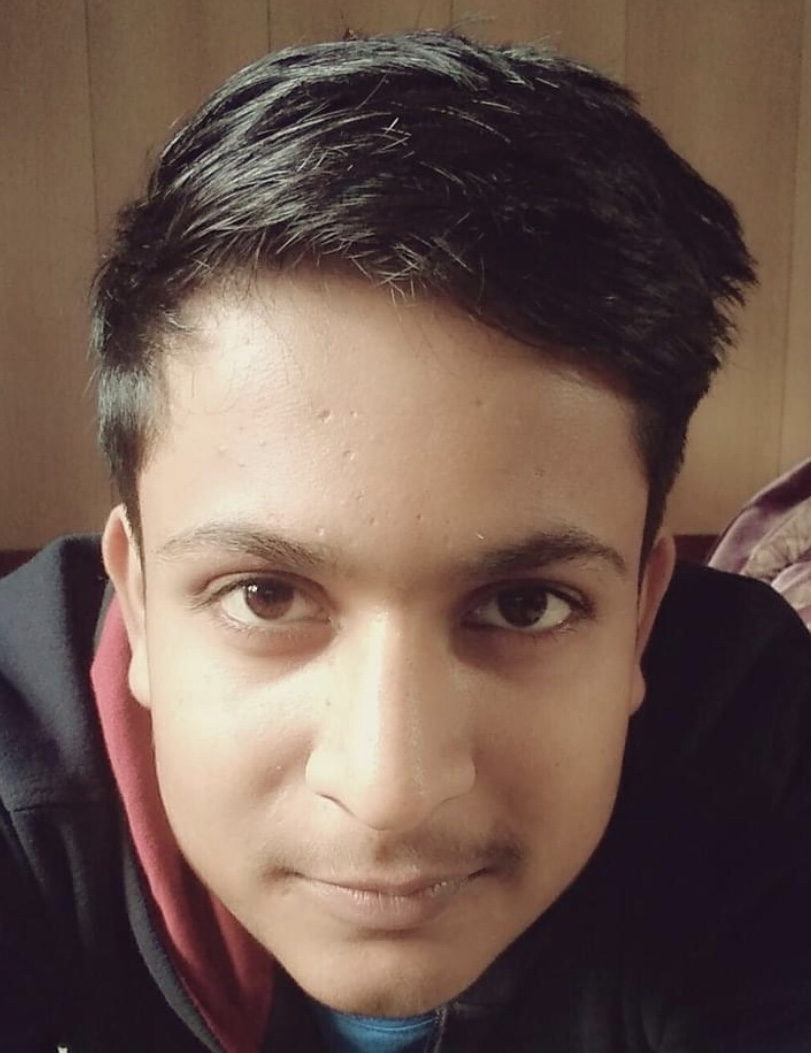
#> input picture IMG_1471.jpg, 811 x 1053 px, given as the content of the folder IMG_1471.jpgIMG_1471.jpg, which was not available
$ python bag.py --train_path IMG_1471.jpg --test_path arnold.jpg
#> lines starting #> are read from the running program, lines starting #| are printed output that depends on the picture; pictures that were not available may be replaced by others from this repository, and a replacement may not be noted
### helper.py
import cv2
import numpy as np
from glob import glob
from sklearn.cluster import KMeans
from sklearn.svm import SVC
from sklearn.preprocessing import StandardScaler
from matplotlib import pyplot as plt
# [11 lines of commented-out code are left out]


class ImageHelpers:
    def __init__(self):
        self.sift_object = cv2.SIFT_create()

    def gray(self, image):
        gray = cv2.cvtColor(image, cv2.COLOR_BGR2GRAY)
        return gray

    def features(self, image):
        keypoints, descriptors = self.sift_object.detectAndCompute(image, None)
        print(descriptors)
        return [keypoints, descriptors]


class BOVHelpers:
    def __init__(self, n_clusters=20):
        self.n_clusters = n_clusters
        self.kmeans_obj = KMeans(n_clusters=n_clusters)
        self.kmeans_ret = None
        self.descriptor_vstack = None
        self.mega_histogram = None
        self.clf = SVC()

    def cluster(self):
        """
        cluster using KMeans algorithm,
        """
        self.kmeans_ret = self.kmeans_obj.fit_predict(self.descriptor_vstack)

    def developVocabulary(self, n_images, descriptor_list, kmeans_ret=None):
        """
        Each cluster denotes a particular visual word
        Every image can be represeted as a combination of multiple
        visual words. The best method is to generate a sparse histogram
        that contains the frequency of occurence of each visual word
        Thus the vocabulary comprises of a set of histograms of encompassing
        all descriptions for all images
        """

        self.mega_histogram = np.array(
            [np.zeros(self.n_clusters) for i in range(n_images)])
        old_count = 0
        for i in range(n_images):
            l = len(descriptor_list[i])
            for j in range(l):
                if kmeans_ret is None:
                    idx = self.kmeans_ret[old_count+j]
                else:
                    idx = kmeans_ret[old_count+j]
                self.mega_histogram[i][idx] += 1
            old_count += l
        print("Vocabulary Histogram Generated")

    def standardize(self, std=None):
        """

        standardize is required to normalize the distribution
        wrt sample size and features. If not normalized, the classifier may become
        biased due to steep variances.
        """
        if std is None:
            self.scale = StandardScaler().fit(self.mega_histogram)
            self.mega_histogram = self.scale.transform(self.mega_histogram)
        else:
            print("STD not none. External STD supplied")
            self.mega_histogram = std.transform(self.mega_histogram)

    def formatND(self, l):
        """
        restructures list into vstack array of shape
        M samples x N features for sklearn
        """
        vStack = np.array(l[0])
        for remaining in l[1:]:
            vStack = np.vstack((vStack, remaining))
        self.descriptor_vstack = vStack.copy()
        return vStack

    def train(self, train_labels):
        """
        uses sklearn.svm.SVC classifier (SVM)
        """
        print("Training SVM")
        print(self.clf)
        print("Train labels", train_labels)
        self.clf.fit(self.mega_histogram, train_labels)
        print("Training completed")

    def predict(self, iplist):
        predictions = self.clf.predict(iplist)
        return predictions

    def plotHist(self, vocabulary=None):
        print("Plotting histogram")
        if vocabulary is None:
            vocabulary = self.mega_histogram

        x_scalar = np.arange(self.n_clusters)
        y_scalar = np.array([abs(np.sum(vocabulary[:, h], dtype=np.int32))
                             for h in range(self.n_clusters)])

        print(y_scalar)

        plt.bar(x_scalar, y_scalar)
        plt.xlabel("Visual Word Index")
        plt.ylabel("Frequency")
        plt.title("Complete Vocabulary Generated")
        plt.xticks(x_scalar + 0.4, x_scalar)
        plt.show()


class FileHelpers:

    def __init__(self):
        pass

    def getFiles(self, path):
        """
        - returns  a dictionary of all files
        having key => value as  objectname => image path
        - returns total number of files.
        """
#> called with path = 'IMG_1471.jpg'
        imlist = {}
        count = 0
        for each in glob(path + "*"):
            word = each.split("/")[-1]
            print(" #### Reading image category ", word, " ##### ")
            imlist[word] = []
            for imagefile in glob(path+word+"/*"):
                print("Reading file ", imagefile)
                im = cv2.imread(imagefile, 0)
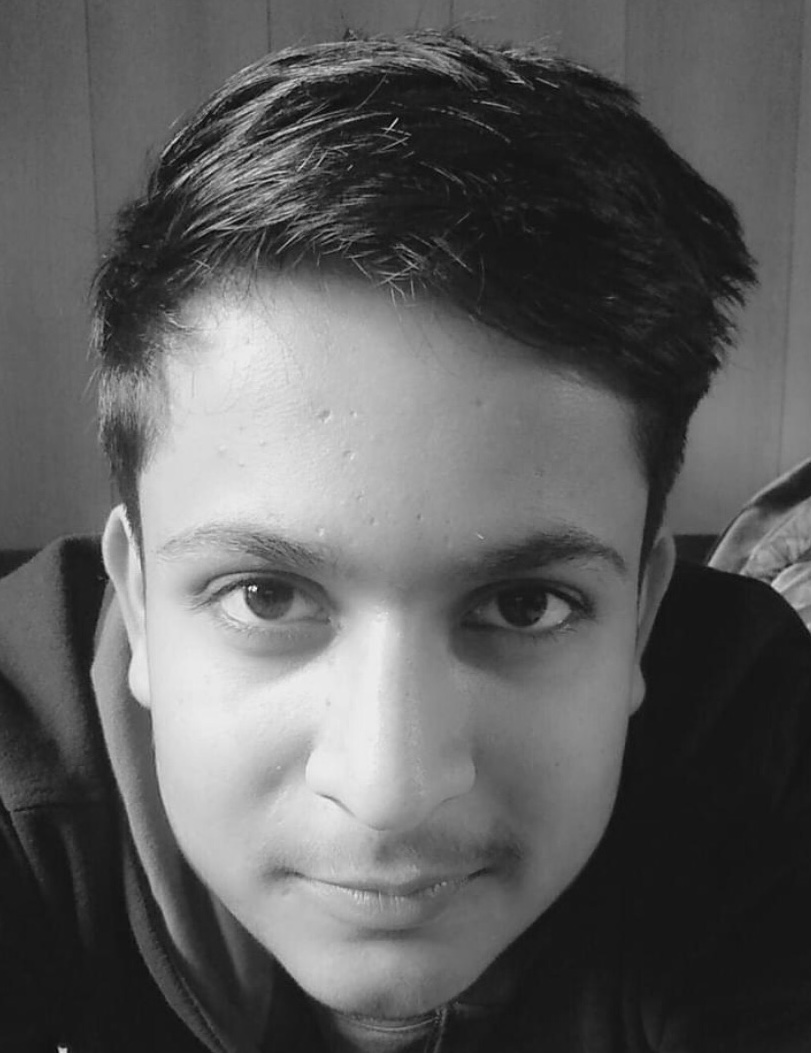
#> im: shape (1053, 811); min 4, max 249, mean 93.9
                imlist[word].append(im)
                count += 1

        return [imlist, count]

### bag.py
import cv2
import numpy as np
from glob import glob
import argparse
from helper import *
from matplotlib import pyplot as plt


class BOV:
    def __init__(self, no_clusters):
        self.no_clusters = no_clusters
        self.train_path = None
        self.test_path = None
        self.im_helper = ImageHelpers()
        self.bov_helper = BOVHelpers(no_clusters)
        self.file_helper = FileHelpers()
        self.images = None
        self.trainImageCount = 0
        self.train_labels = np.array([])
        self.name_dict = {}
        self.descriptor_list = []

    def trainModel(self):
        """
        This method contains the entire module
        required for training the bag of visual words model
        Use of helper functions will be extensive.
        """

        # read file. prepare file lists.
        self.images, self.trainImageCount = self.file_helper.getFiles(self.train_path)
        # extract SIFT Features from each image
        label_count = 0
        for word, imlist in self.images.items():
            self.name_dict[str(label_count)] = word
            print ("Computing Features for ", word)
            for im in imlist:
                # cv2.imshow("im", im)
                # cv2.waitKey()
                self.train_labels = np.append(self.train_labels, label_count)
                kp, des = self.im_helper.features(im)
                self.descriptor_list.append(des)

            label_count += 1
#> this loop made 1 pass
#> label_count on pass 1: 1
#> (printed output is left out)
#> after the loop, label_count = 1; self.descriptor_list = 1 item; self.name_dict = {'0': 'IMG_1471.jpg'}


        # perform clustering
        bov_descriptor_stack = self.bov_helper.formatND(self.descriptor_list)
#> in formatND, `vStack = np.array(l[0])`:
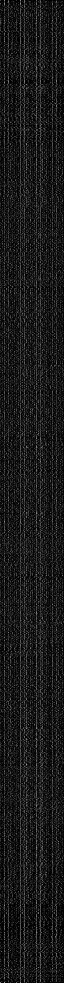
#> vStack: shape (1965, 128) float32 (shown at 1/2 size); min 0, max 211, mean 25.4
        self.bov_helper.cluster()
#> in cluster, `self.kmeans_ret = self.kmeans_obj.fit_predict(self.descriptor_vstack)`: self.kmeans_ret = 1965 values, max 99 at index 12, min 0 at index 158, mean 46.04
        self.bov_helper.developVocabulary(n_images = self.trainImageCount, descriptor_list=self.descriptor_list)
#> the loop in developVocabulary, `for i in range(n_images):` made 1 pass
#> (l, old_count) on pass 1: (1965, 1965)
#> after the loop in developVocabulary, `for i in range(n_images):`: old_count = 1965

        # show vocabulary trained
        self.bov_helper.plotHist()
#> in plotHist, `y_scalar = np.array([abs(np.sum(vocabulary[:, h], dtype=np.int32)) for..`: y_scalar = 100 values, max 61 at index 45, min 4 at index 10, mean 19.65
#| [22 27 18 19 27 16 13  6 60 35  4 25 15 32 22 14 17 39  9 23 18 18 13 38
#|  18 29 17 29 29 16 21 32 30 24 16 10 17 25  9 25 17 22 10 16  4 61 13 27
#|  31  7  7 31 11 18 31 18 24 39 18 14 21 21 20 11 18 14  9 20 11 17 26 15
#|  25 24 38 15  8 17 18 13  8  6  8 12 13 34 17 11 23 10 32 18 23 20 18  7
#|  21  6  6 15]
#> in plotHist, `plt.show()`:
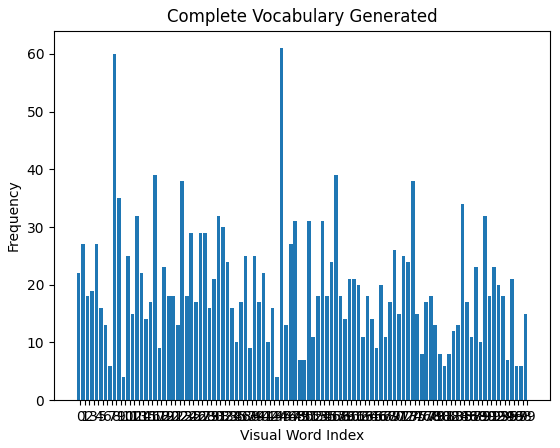
#> figure drawn by matplotlib, 1 panel; tallest bar 61 high, from x = 44.6 to 45.4


        self.bov_helper.standardize()
        self.bov_helper.train(self.train_labels)


    # [68 lines left out: functions recognize, testModel, not called in this run]


    def print_vars(self):
        pass


if __name__ == '__main__':

    # parse cmd args
    parser = argparse.ArgumentParser(
            description=" Bag of visual words example"
        )
    parser.add_argument('--train_path', action="store", dest="train_path", required=True)
    parser.add_argument('--test_path', action="store", dest="test_path", required=True)

    args =  vars(parser.parse_args())
    print (args)


    bov = BOV(no_clusters=100)

    # set training paths
    bov.train_path = args['train_path']
    # set testing paths
    bov.test_path = args['test_path']
    # train the model
#> (the run stopped early here; a loop or call above may not have finished)
